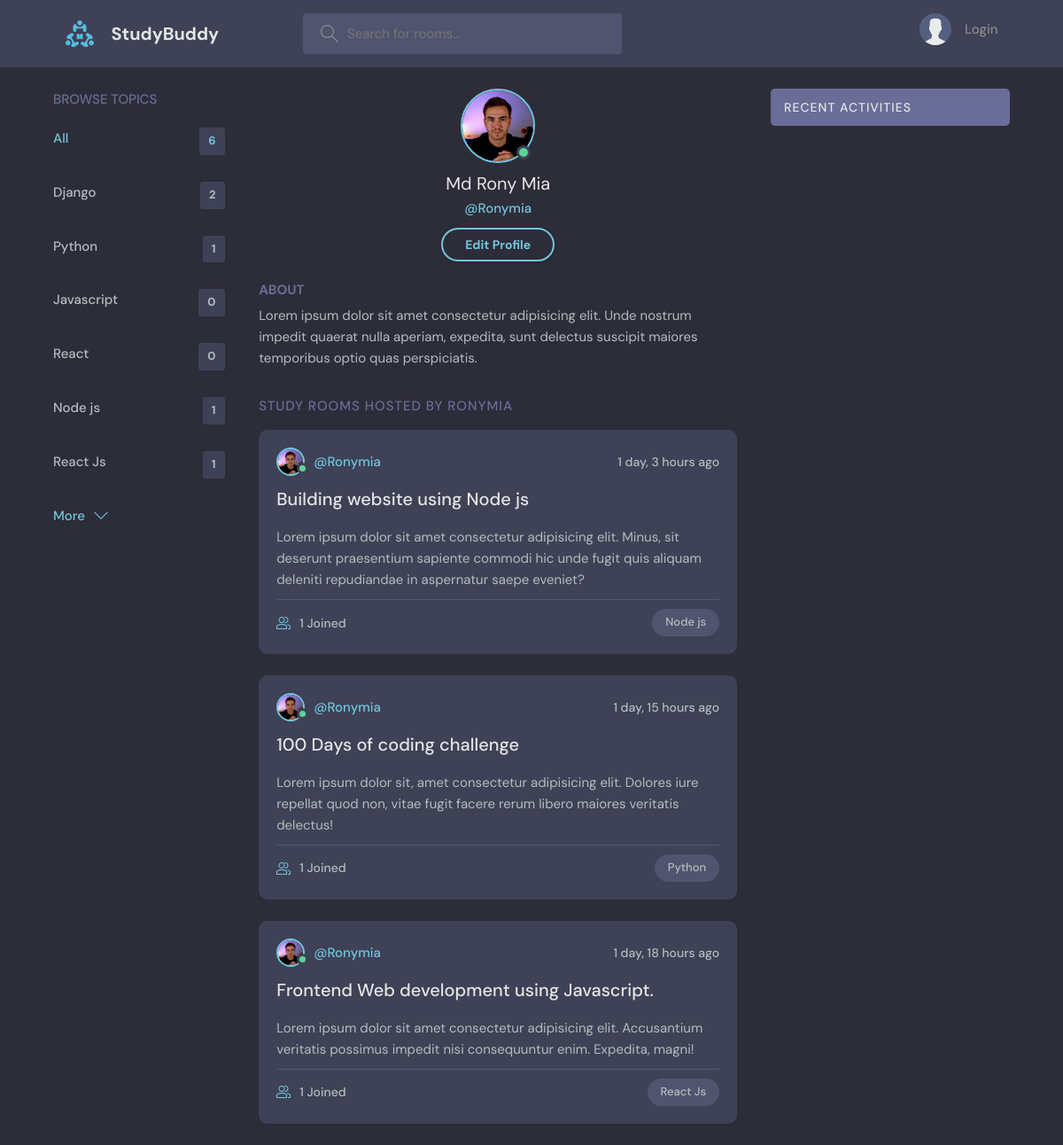
Before: /profile/1 with the older database file.
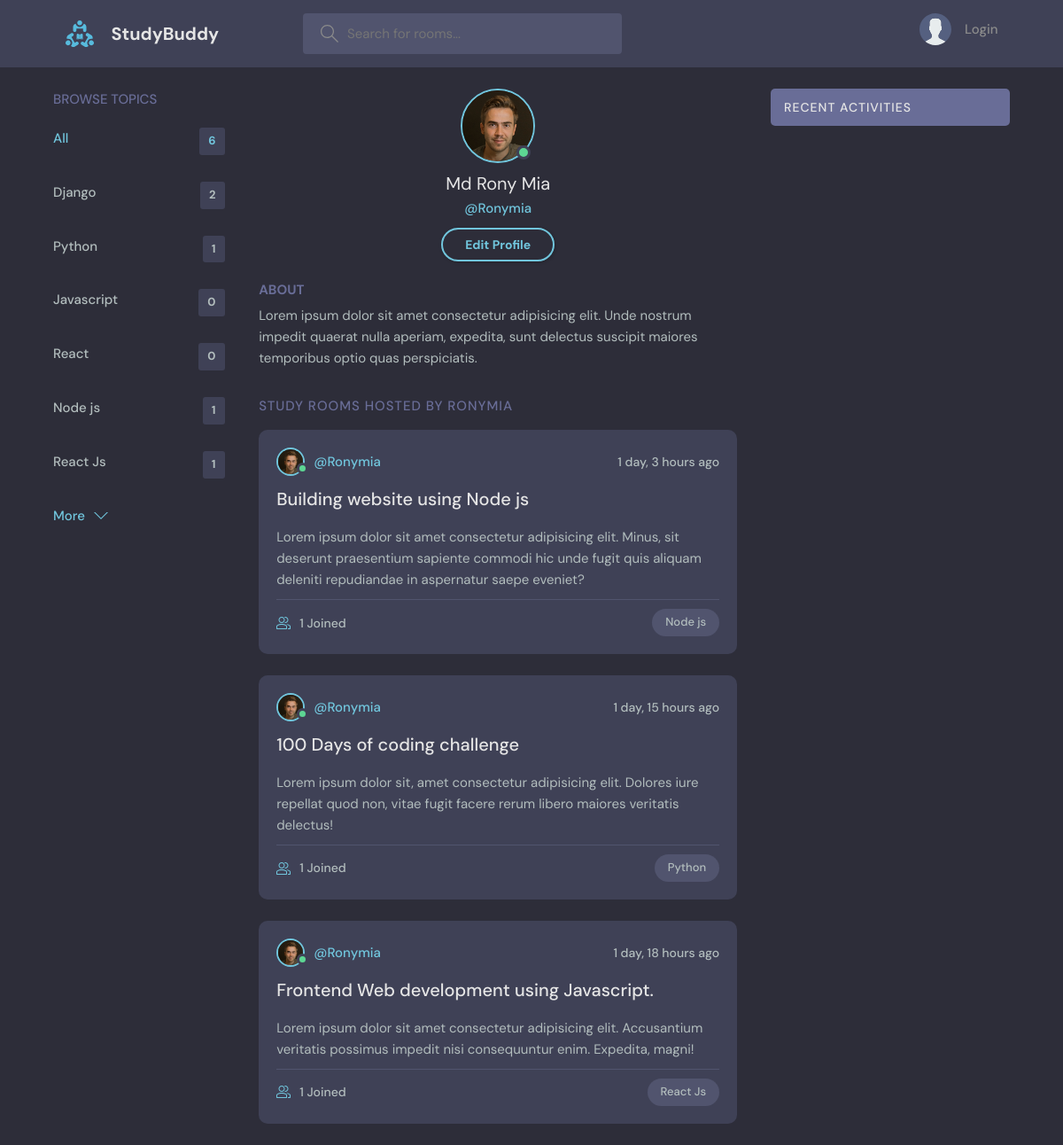
After: the same page with the newer database file.
### devaccounts/models.py (models this page shows, shortened)
class Profile(models.Model):
    user = models.OneToOneField(User,on_delete=models.CASCADE)
    first_name = models.CharField(max_length=100,null=True,blank=True)
    username = models.CharField(max_length=100,null=True,blank=True)
    email = models.EmailField(max_length=100,null=True,blank=True)
    profile_pic = models.ImageField(upload_to='avatar',default='dennis.jpg',blank=True,null=True)
    bio = models.TextField()
    facebook_id = models.URLField(blank=True,null=True)
    twitter_id = models.URLField(blank=True,null=True)
    linkedin_id = models.URLField(blank=True,null=True)

### devproject/models.py (models this page shows, shortened)
class Room(models.Model):
    host = models.ForeignKey(Profile,on_delete=models.SET_NULL,null=True)
    topic = models.ForeignKey(Topics,on_delete=models.SET_NULL,null=True)
    title = models.CharField(max_length=288)
    description = models.TextField()
    participants = models.ManyToManyField(Profile,related_name='participants',blank=True)
    created = models.DateTimeField(auto_now_add=True)
    updated = models.DateTimeField(auto_now=True)
    class Meta:
        ordering = ['-created']

class Topics(models.Model):
    name = models.CharField(max_length=120)

### devaccounts/views.py (the view)
# urls.py: path('profile/<str:pk>',views.profile,name='profile'),
def profile(request,pk):
    profile = Profile.objects.get(id=pk)
    rooms = profile.room_set.all()
    topics = Topics.objects.all()
    profile_messages = profile.messages_set.all()
    context = {'profile':profile,'rooms':rooms,'topics':topics,'profile_messages':profile_messages}
    return render(request,'devaccounts/profile.html',context)

### devaccounts/templates/devaccounts/profile.html (shortened to what this page needs)
{% extends 'base.html' %}
{% block content %}
<main class="profile-page layout layout--3">
    <div class="container">
      {% include 'includes/topics.html' %}
      <div class="roomList">
        <div class="profile">
          <div class="profile__avatar">
            <div class="avatar avatar--large active">
              <img src="{{profile.profile_pic.url}}" />
            </div>
          </div>
          <div class="profile__info">
             {% if profile.first_name %}
             <h3>{{profile.first_name}}</h3>
             {% endif %}
            {% if profile.username %}
            <p>@{{profile.username}}</p>
            {% endif %}
            <a href="{% url 'edit_profile' %}" class="btn btn--main btn--pill">Edit Profile</a>
          </div>
          <div class="profile__about">
            <h3>About</h3>
            <p>
              {{profile.bio}}
            </p>
          </div>
        </div>
        <div class="roomList__header">
          <div>
            <h2>Study Rooms Hosted by {{profile.user.username}}</a>
            </h2>
          </div>
        </div>
        {% for room in rooms %}
        <div class="roomListRoom">
          <div class="roomListRoom__header">
            <a href="{% url 'profile' room.host.id %}" class="roomListRoom__author">
              <div class="avatar avatar--small active">
                <img src="{{room.host.profile_pic.url}}" />
              </div>
              <span>@{{room.host.user}}</span>
            </a>
            <div class="roomListRoom__actions">
              <span>{{room.created|timesince}} ago</span>
            </div>
          </div>
          <div class="roomListRoom__content">
            <a href="{% url 'room' room.id %}">{{room.title}}</a>
            <p>
              {{room.description}}
            </p>
          </div>
          <div class="roomListRoom__meta">
            <a class="roomListRoom__joined">
              {{room.participants.all.count}} Joined
            </a>
            <p class="roomListRoom__topic">{{room.topic.name}}</p>
          </div>
        </div>
        {% endfor %}
      </div>
      <div class="activities">
        <div class="activities__header">
          <h2>Recent Activities</h2>
        </div>
      </div>
    </div>
  </main>
{% endblock content %}

Changed rows visible on the page:
changed Profile "Md Rony Mia": profile_pic: a different picture
changed through a linked row, Room "Building website using Node js": host.profile_pic: a different picture
changed through a linked row, Room "100 Days of coding challenge": host.profile_pic: a different picture
changed through a linked row, Room "Frontend Web development using Javascript.": host.profile_pic: a different picture
